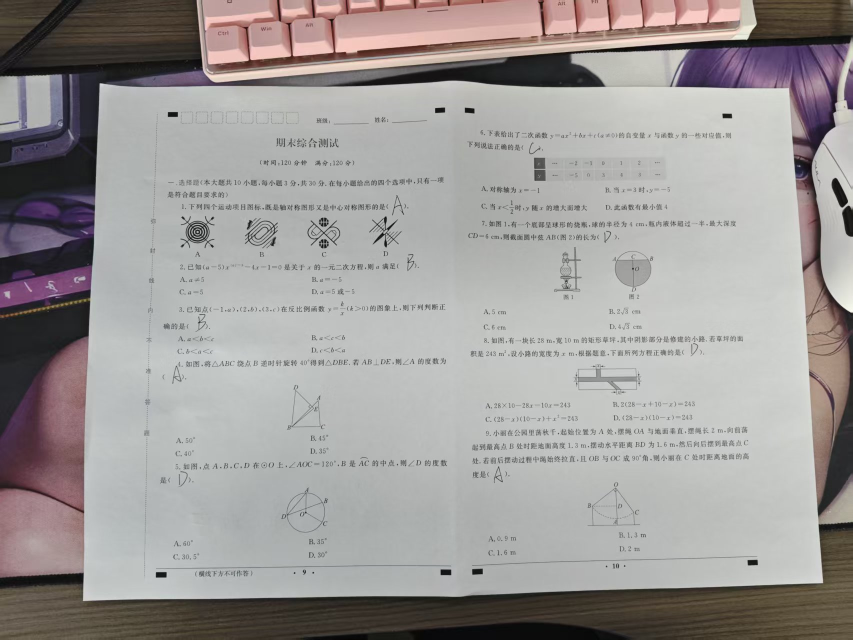
#> input picture scanner/samples/photo-1.jpg, 1706 x 1279 px (shown at 1/2 size); its folder holds only this picture in this run
$ python probe_curve_motion.py
#> lines starting #> are read from the running program, lines starting #| are printed output that depends on the picture
"""Controlled translation/removal through the original contour JNI gateway."""
from pathlib import Path
from PIL import Image,ImageDraw
import urllib.request,json,hashlib,argparse
ROOT=Path(__file__).resolve().parents[1]
def main():
    parser=argparse.ArgumentParser();parser.add_argument('--base',default='http://127.0.0.1:18767');args=parser.parse_args()
    out=ROOT/'output/camscanner-reverse/restored-curve-motion';out.mkdir(exist_ok=True)
    records=[]
    for stem in ['photo-1','photo-2']:
        page=Image.open(ROOT/f'scanner/samples/{stem}.jpg').convert('RGBA').resize((300,225))
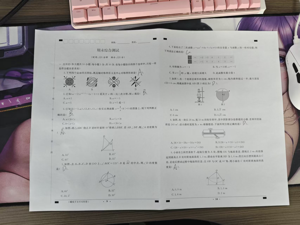
#> page: PIL image 300x225 RGBA; mean R, G, B, A 157.4, 153.7, 152.3, 255
        frames=[];images=[]
        for index,kind in enumerate(['stable']*6+['shift']*6+['blank']*3+['stable']*6):
            source=Image.new('RGBA',(480,360),(70,70,70,255))
            if kind!='blank':source.paste(page,(165 if kind=='shift' else 90,65))
            raw=source.tobytes();req=urllib.request.Request(args.base+'/detect-curve-rgba',data=raw,headers={'X-Frame-Width':'480','X-Frame-Height':'360'})
            with urllib.request.urlopen(req,timeout=30) as response:result=json.load(response)
            frames.append({'frame':index,'fixture':kind,'input_sha256':hashlib.sha256(raw).hexdigest(),'result':result})
            draw=ImageDraw.Draw(source);curve=result['curve']
            if curve:
                pts=[(curve[i],curve[i+1]) for i in range(0,len(curve),2)]
                draw.line(pts+[pts[0]],fill='#37fca4',width=3)
            draw.text((8,8),f'Original contour JNI | {index}: {kind}, status {result["native_status"]}',fill='white')
            images.append(source.convert('RGB'))
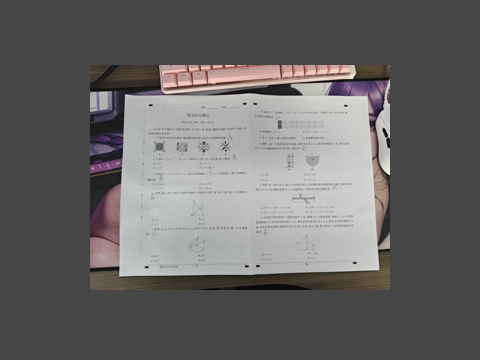
#> source: PIL image 480x360 RGBA; mean R, G, B, A 104.2, 102.7, 102.2, 255
#> after the loop, frames = []; images = []
        def average(indices):
            values=[frames[i]['result']['quad'] for i in indices if len(frames[i]['result']['quad'])==8]
            return [sum(v[j] for v in values)/len(values) for j in range(8)] if values else None
        stable=average(range(3,6));shift=average(range(9,12));restored=average(range(18,21))
        observations={'blank_statuses':[frames[i]['result']['native_status'] for i in range(12,15)],
            'blank_frames_with_curve':[i for i in range(12,15) if frames[i]['result']['curve']]}
        if stable and shift:observations['observed_shift_per_corner']=[[shift[i]-stable[i],shift[i+1]-stable[i+1]] for i in range(0,8,2)]
        if stable and restored:observations['restored_minus_initial']=[restored[i]-stable[i] for i in range(8)]
        images[0].save(out/f'{stem}-curve-motion.gif',save_all=True,append_images=images[1:],duration=250,loop=0)
        records.append({'sample':stem,'observations':observations,'frames':frames})
        (out/'evidence.json').write_text(json.dumps({'records':records,'scope':'Actual original curve JNI over live Android gateway. Controlled source translation +75px then removal/recovery; overlay only. No camera, sensor gating or physical-phone timing claim.'},indent=2),encoding='utf-8')
        print(json.dumps({'sample':stem,**observations}),flush=True)
if __name__=='__main__':main()
#> (the call stopped at in main, `with urllib.request.urlopen(req,timeout=30) as response:result=json.lo..`: the network is not available in this run)
